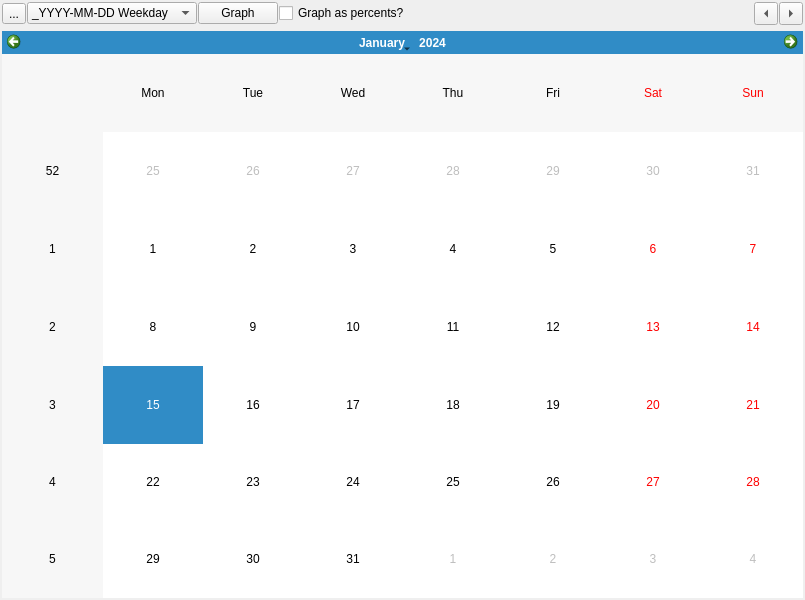
<?xml version="1.0" encoding="UTF-8"?>
<ui version="4.0">
 <class>PlayerCountsTrackerContainer</class>
 <widget class="QWidget" name="PlayerCountsTrackerContainer">
  <property name="geometry">
   <rect>
    <x>0</x>
    <y>0</y>
    <width>805</width>
    <height>600</height>
   </rect>
  </property>
  <property name="sizePolicy">
   <sizepolicy hsizetype="Preferred" vsizetype="Preferred">
    <horstretch>0</horstretch>
    <verstretch>0</verstretch>
   </sizepolicy>
  </property>
  <property name="windowTitle">
   <string>Form</string>
  </property>
  <layout class="QVBoxLayout" name="verticalLayout">
   <property name="leftMargin">
    <number>2</number>
   </property>
   <property name="topMargin">
    <number>2</number>
   </property>
   <property name="rightMargin">
    <number>2</number>
   </property>
   <property name="bottomMargin">
    <number>2</number>
   </property>
   <item>
    <layout class="QHBoxLayout" name="controlsLayout">
     <property name="spacing">
      <number>1</number>
     </property>
     <item>
      <widget class="QToolButton" name="refreshButton">
       <property name="autoFillBackground">
        <bool>false</bool>
       </property>
       <property name="styleSheet">
        <string notr="true"/>
       </property>
       <property name="text">
        <string>...</string>
       </property>
       <property name="icon">
        <iconset resource="../resources.qrc">
         <normaloff>:/images/images/RefreshIcon.png</normaloff>:/images/images/RefreshIcon.png</iconset>
       </property>
      </widget>
     </item>
     <item>
      <widget class="QComboBox" name="dateSelectionBox">
       <property name="sizePolicy">
        <sizepolicy hsizetype="Maximum" vsizetype="Fixed">
         <horstretch>0</horstretch>
         <verstretch>0</verstretch>
        </sizepolicy>
       </property>
       <item>
        <property name="text">
         <string>_YYYY-MM-DD Weekday</string>
        </property>
       </item>
       <item>
        <property name="text">
         <string>_YYYY-MM-DD Weekday</string>
        </property>
       </item>
       <item>
        <property name="text">
         <string>_YYYY-MM-DD Weekday</string>
        </property>
       </item>
       <item>
        <property name="text">
         <string>_YYYY-MM-DD Weekday</string>
        </property>
       </item>
       <item>
        <property name="text">
         <string>_YYYY-MM-DD Weekday</string>
        </property>
       </item>
       <item>
        <property name="text">
         <string>_YYYY-MM-DD Weekday</string>
        </property>
       </item>
       <item>
        <property name="text">
         <string>_YYYY-MM-DD Weekday</string>
        </property>
       </item>
       <item>
        <property name="text">
         <string>_YYYY-MM-DD Weekday</string>
        </property>
       </item>
      </widget>
     </item>
     <item>
      <widget class="QPushButton" name="graphButton">
       <property name="text">
        <string>Graph</string>
       </property>
      </widget>
     </item>
     <item>
      <widget class="QCheckBox" name="graphPercentsCheckbox">
       <property name="text">
        <string>Graph as percents?</string>
       </property>
      </widget>
     </item>
     <item>
      <spacer name="horizontalSpacer">
       <property name="orientation">
        <enum>Qt::Horizontal</enum>
       </property>
       <property name="sizeHint" stdset="0">
        <size>
         <width>40</width>
         <height>20</height>
        </size>
       </property>
      </spacer>
     </item>
     <item>
      <widget class="QToolButton" name="prevDateButton">
       <property name="text">
        <string>...</string>
       </property>
       <property name="arrowType">
        <enum>Qt::LeftArrow</enum>
       </property>
      </widget>
     </item>
     <item>
      <widget class="QToolButton" name="nextDateButton">
       <property name="text">
        <string>...</string>
       </property>
       <property name="arrowType">
        <enum>Qt::RightArrow</enum>
       </property>
      </widget>
     </item>
    </layout>
   </item>
   <item>
    <layout class="QVBoxLayout" name="graphContainer">
     <item>
      <widget class="QCalendarWidget" name="_placeholder"/>
     </item>
    </layout>
   </item>
  </layout>
 </widget>
 <resources>
  <include location="../resources.qrc"/>
 </resources>
 <connections/>
</ui>
